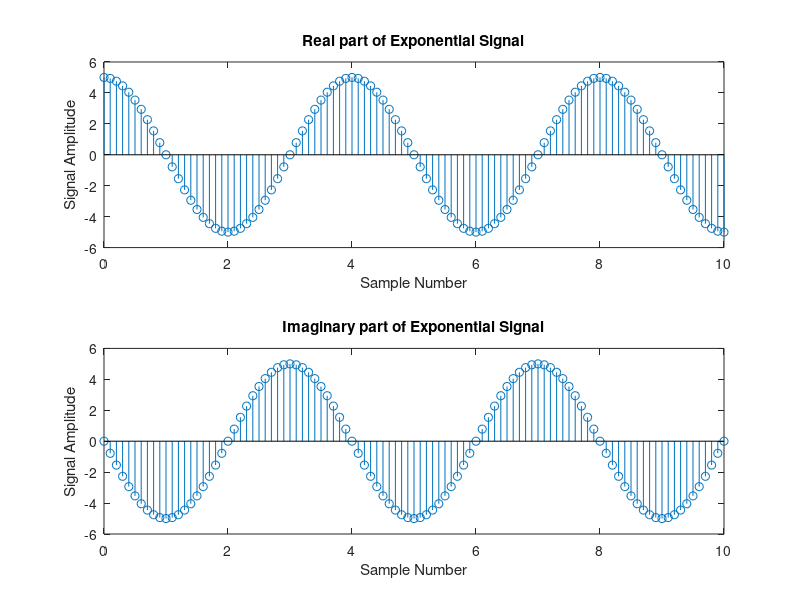

Write MATLAB code to recreate this figure.
n=0:1/10:10;
k=5;
a=pi/2;
x=k * exp(a*n*1i);
c = conj(x);
subplot(2,1,1);
stem(n, real(c));
title('Real part of Exponential Signal');
xlabel('Sample Number');
ylabel('Signal Amplitude');
subplot(2,1,2);
stem(n, imag(c));
title('Imaginary part of Exponential Signal');
xlabel('Sample Number');
ylabel('Signal Amplitude');
